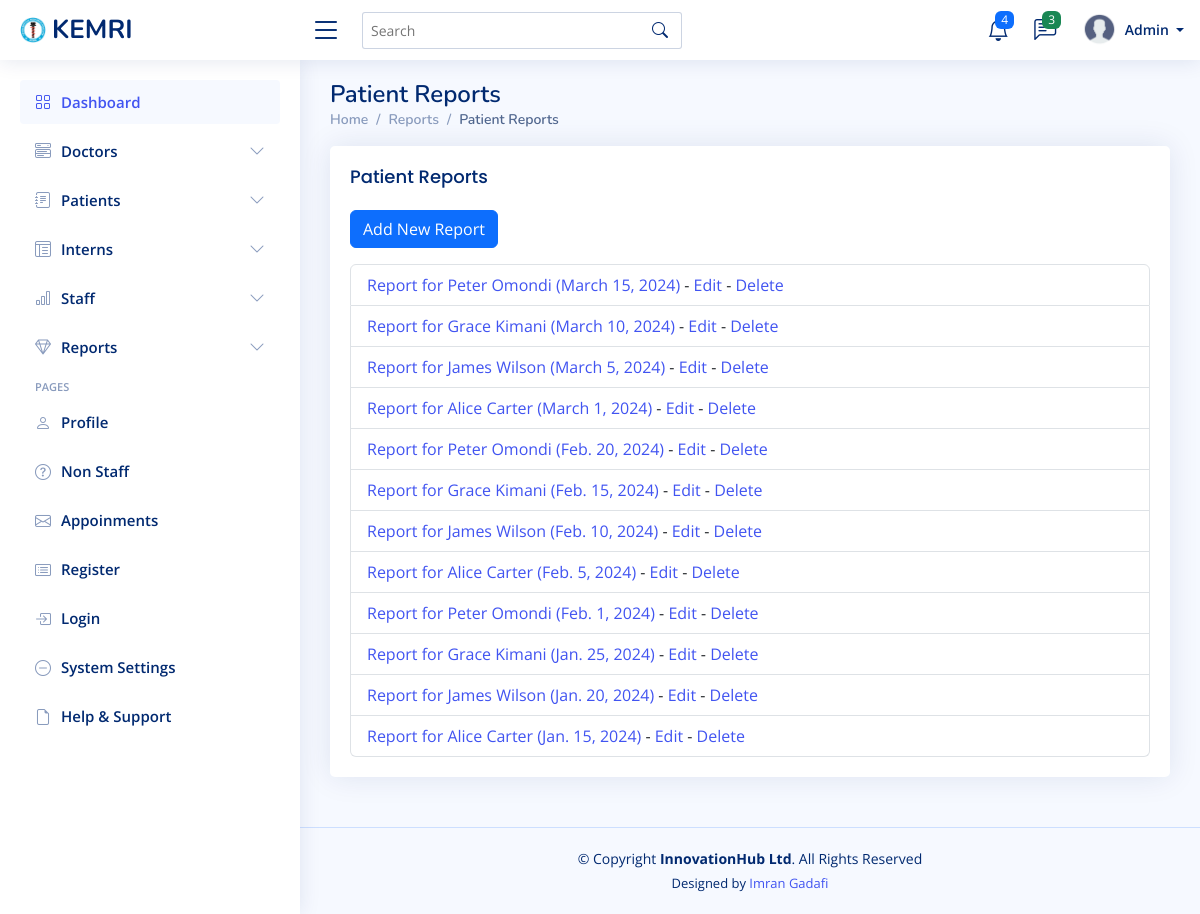
The page /reports/ on the database its author committed.
### mtwapa_branch/models.py (models this page shows, shortened)
class Report(models.Model):
    patient = models.ForeignKey(Patient, on_delete=models.CASCADE)
    date = models.DateField()
    description = models.TextField()
    file = models.FileField(upload_to='reports/')

class Patient(models.Model):
    first_name = models.CharField(max_length=100)
    last_name = models.CharField(max_length=100)
    phone = models.CharField(max_length=100)
    gender = models.CharField(
        max_length=10,
        choices=[('Male', 'Male'), ('Female', 'Female'), ('Other', 'Other')],
        blank=True,
        null=True
    )
    email = models.EmailField(max_length=100 , blank=True, null=True )
    Identification_no= models.CharField(max_length=100 , blank=True, null=True)
    date_of_birth = models.DateField()
    address = models.TextField()
    emergency_contact_name = models.CharField(max_length=100)
    emergency_contact_number = models.CharField(max_length=15)
    blood_type = models.CharField(max_length=3, blank=True, null=True)
    allergies = models.TextField(blank=True, null=True)
    chronic_conditions = models.TextField(blank=True, null=True)
    medical_history = models.TextField(blank=True, null=True)
    insurance_provider = models.CharField(max_length=100, blank=True, null=True)
    profile_picture = models.ImageField(upload_to='patient_profiles/', blank=True, null=True)

### mtwapa_branch/views.py (the view)
# urls.py: path('reports/', views.report_list, name='report_list'),
def report_list(request):
    reports = Report.objects.all().order_by('-date')
    return render(request, 'report/report_list.html', {'reports': reports})

### templates/report/report_list.html
{% extends 'base/base.html' %}
{% block content %}
<div class="pagetitle">
    <h1>Patient Reports</h1>
    <nav>
        <ol class="breadcrumb">
            <li class="breadcrumb-item"><a href="{% url 'dashboard' %}">Home</a></li>
            <li class="breadcrumb-item"><a href="{% url 'report_list' %}">Reports</a></li>
            <li class="breadcrumb-item active">Patient Reports</li>
        </ol>
    </nav>
</div>
<section class="section">
    <div class="row">
        <div class="col-lg-12">
            <div class="card">
                <div class="card-body">
                    <h5 class="card-title">Patient Reports</h5>
                    <a href="{% url 'report_create' %}" class="btn btn-primary mb-3">Add New Report</a>
                    <ul class="list-group">
                        {% for report in reports %}
                        <li class="list-group-item">
                            <a href="{% url 'report_detail' report.pk %}">
                                Report for {{ report.patient.first_name }} {{ report.patient.last_name }} ({{ report.date }})
                            </a>
                            - <a href="{% url 'report_update' report.pk %}">Edit</a>
                            - <a href="{% url 'report_delete' report.pk %}">Delete</a>
                        </li>
                        {% endfor %}
                    </ul>
                </div>
            </div>
        </div>
    </div>
</section>
{% endblock %}

### static/assets/css/style.css (style rules this page uses)
:root { scroll-behavior: smooth; }
body { font-family: "Open Sans", sans-serif; background: #f6f9ff; color: #444444; }
h1, h2, h3, h4, h5, h6 { font-family: "Nunito", sans-serif; }
.pagetitle { margin-bottom: 10px; }
.pagetitle h1 { font-size: 24px; margin-bottom: 0; font-weight: 600; color: #012970; }
.card { margin-bottom: 30px; border: none; border-radius: 5px; box-shadow: 0px 0 30px rgba(1, 41, 112, 0.1); }
.card-title { padding: 20px 0 15px 0; font-size: 18px; font-weight: 500; color: #012970; font-family: "Poppins", sans-serif; }
.card-body { padding: 0 20px 20px 20px; }
.breadcrumb { font-size: 14px; font-family: "Nunito", sans-serif; color: #899bbd; font-weight: 600; }
.breadcrumb a { color: #899bbd; transition: 0.3s; }
.breadcrumb .breadcrumb-item::before { color: #899bbd; }
.breadcrumb .active { color: #51678f; font-weight: 600; }

### rows shown on the page
Report: patient.first_name "Peter", patient.last_name "Omondi", date "March 15, 2024"
Report: patient.first_name "Grace", patient.last_name "Kimani", date "March 10, 2024"
Report: patient.first_name "James", patient.last_name "Wilson", date "March 5, 2024"
Report: patient.first_name "Alice", patient.last_name "Carter", date "March 1, 2024"
Report: patient.first_name "Peter", patient.last_name "Omondi", date "Feb. 20, 2024"
Report: patient.first_name "Grace", patient.last_name "Kimani", date "Feb. 15, 2024"
Report: patient.first_name "James", patient.last_name "Wilson", date "Feb. 10, 2024"
Report: patient.first_name "Alice", patient.last_name "Carter", date "Feb. 5, 2024"
Report: patient.first_name "Peter", patient.last_name "Omondi", date "Feb. 1, 2024"
Report: patient.first_name "Grace", patient.last_name "Kimani", date "Jan. 25, 2024"
Report: patient.first_name "James", patient.last_name "Wilson", date "Jan. 20, 2024"
Report: patient.first_name "Alice", patient.last_name "Carter", date "Jan. 15, 2024"
